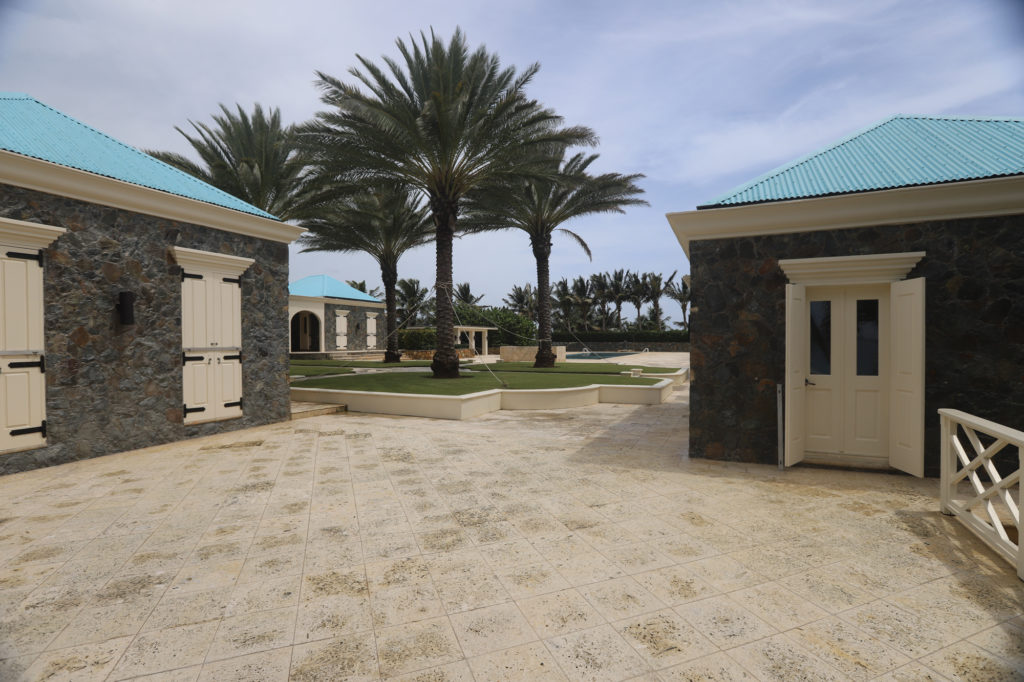
#> input picture Confidential/assets/IMG_5373S-1024x682.jpg, 1024 x 682 px
$ python pixelart.py ../assets/IMG_5373S-1024x682.jpg ../assets/IMG_5541S-1200x800.jpg 5 5
#> lines starting #> are read from the running program, lines starting #| are printed output that depends on the picture
#!/usr/bin/env python3
"""Convierte fotos en fondos estilo pixel art (baja resolución + paleta reducida).

Uso: python3 tools/pixelart.py entrada.png salida.png [ancho] [colores]
"""
import sys

from PIL import Image, ImageEnhance, ImageFilter


def pixelart(src, dst, width=224, colors=24):
#> called with src = '../assets/IMG_5373S-1024x682.jpg', dst = '../assets/IMG_5541S-1200x800.jpg', width = 5, colors = 5
    img = Image.open(src).convert("RGB")
#> img is the input picture: PIL image 1024x682 RGB; mean R, G, B 137.6, 134.6, 129.2
    img = ImageEnhance.Contrast(img).enhance(1.2)
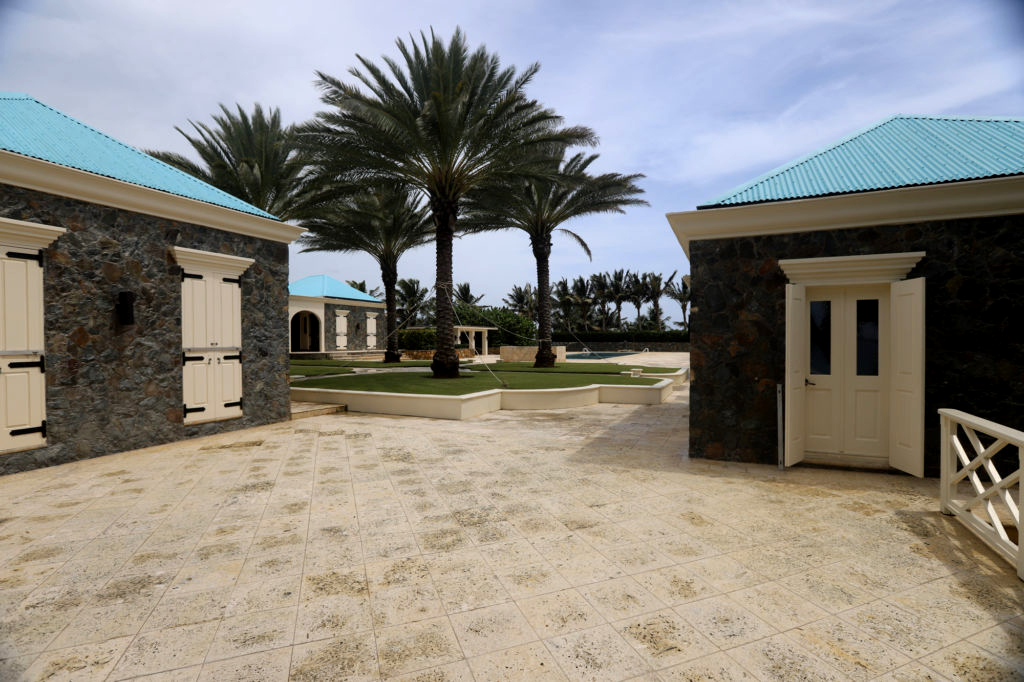
#> img: PIL image 1024x682 RGB; mean R, G, B 137.7, 134.2, 127.8
    img = ImageEnhance.Color(img).enhance(1.35)

    height = max(1, round(img.height * width / img.width))
#> height = 3
    small = img.resize((width, height), Image.BOX)

    quant = small.quantize(
        colors=colors,
        method=Image.Quantize.MEDIANCUT,
        kmeans=4,
        dither=Image.Dither.NONE,
    )
    cleaned = quant.convert("RGB").filter(ImageFilter.ModeFilter(3))
    final = cleaned.quantize(palette=quant, dither=Image.Dither.NONE)
    final.convert("RGB").save(dst)


if __name__ == "__main__":
    if len(sys.argv) < 3:
        sys.exit(__doc__)
    w = int(sys.argv[3]) if len(sys.argv) > 3 else 224
    c = int(sys.argv[4]) if len(sys.argv) > 4 else 24
    pixelart(sys.argv[1], sys.argv[2], w, c)
